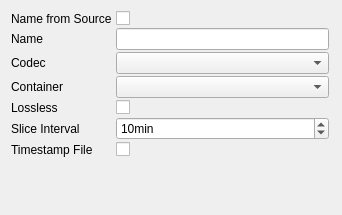
<?xml version="1.0" encoding="UTF-8"?>
<ui version="4.0">
 <class>RecorderSettingsDialog</class>
 <widget class="QDialog" name="RecorderSettingsDialog">
  <property name="geometry">
   <rect>
    <x>0</x>
    <y>0</y>
    <width>342</width>
    <height>215</height>
   </rect>
  </property>
  <property name="windowTitle">
   <string>Dialog</string>
  </property>
  <layout class="QVBoxLayout" name="verticalLayout">
   <item>
    <layout class="QFormLayout" name="formLayout_2">
     <property name="horizontalSpacing">
      <number>4</number>
     </property>
     <property name="verticalSpacing">
      <number>2</number>
     </property>
     <property name="rightMargin">
      <number>2</number>
     </property>
     <property name="bottomMargin">
      <number>2</number>
     </property>
     <item row="1" column="0">
      <widget class="QLabel" name="nameLabel">
       <property name="text">
        <string>Name</string>
       </property>
      </widget>
     </item>
     <item row="1" column="1">
      <widget class="QLineEdit" name="nameLineEdit"/>
     </item>
     <item row="2" column="0">
      <widget class="QLabel" name="codecLabel">
       <property name="text">
        <string>Codec</string>
       </property>
      </widget>
     </item>
     <item row="2" column="1">
      <widget class="QComboBox" name="codecComboBox">
       <property name="toolTip">
        <string>Video codec (FFV1 is recommended for size and speed)</string>
       </property>
      </widget>
     </item>
     <item row="3" column="0">
      <widget class="QLabel" name="containerLabel">
       <property name="text">
        <string>Container</string>
       </property>
      </widget>
     </item>
     <item row="3" column="1">
      <widget class="QComboBox" name="containerComboBox">
       <property name="toolTip">
        <string>Video container format, MKV is recommended</string>
       </property>
      </widget>
     </item>
     <item row="4" column="0">
      <widget class="QLabel" name="losslessLabel">
       <property name="text">
        <string>Lossless</string>
       </property>
      </widget>
     </item>
     <item row="4" column="1">
      <widget class="QCheckBox" name="losslessCheckBox">
       <property name="toolTip">
        <string>Switch video codec to lossless compression mode, if it supports that</string>
       </property>
      </widget>
     </item>
     <item row="5" column="0">
      <widget class="QLabel" name="sliceIntervalLabel">
       <property name="text">
        <string>Slice Interval</string>
       </property>
      </widget>
     </item>
     <item row="5" column="1">
      <widget class="QSpinBox" name="sliceIntervalSpinBox">
       <property name="toolTip">
        <string>The interval in which a new video file should be started. Set to 0 to never create new files.</string>
       </property>
       <property name="suffix">
        <string>min</string>
       </property>
       <property name="maximum">
        <number>120</number>
       </property>
       <property name="value">
        <number>10</number>
       </property>
      </widget>
     </item>
     <item row="6" column="0">
      <widget class="QLabel" name="timestampFileLabel">
       <property name="text">
        <string>Timestamp File</string>
       </property>
      </widget>
     </item>
     <item row="6" column="1">
      <widget class="QCheckBox" name="timestampFileCheckBox">
       <property name="checked">
        <bool>false</bool>
       </property>
      </widget>
     </item>
     <item row="0" column="0">
      <widget class="QLabel" name="nameFromSourceLabel">
       <property name="text">
        <string>Name from Source</string>
       </property>
      </widget>
     </item>
     <item row="0" column="1">
      <widget class="QCheckBox" name="nameFromSrcCheckBox"/>
     </item>
    </layout>
   </item>
  </layout>
 </widget>
 <resources/>
 <connections/>
</ui>
